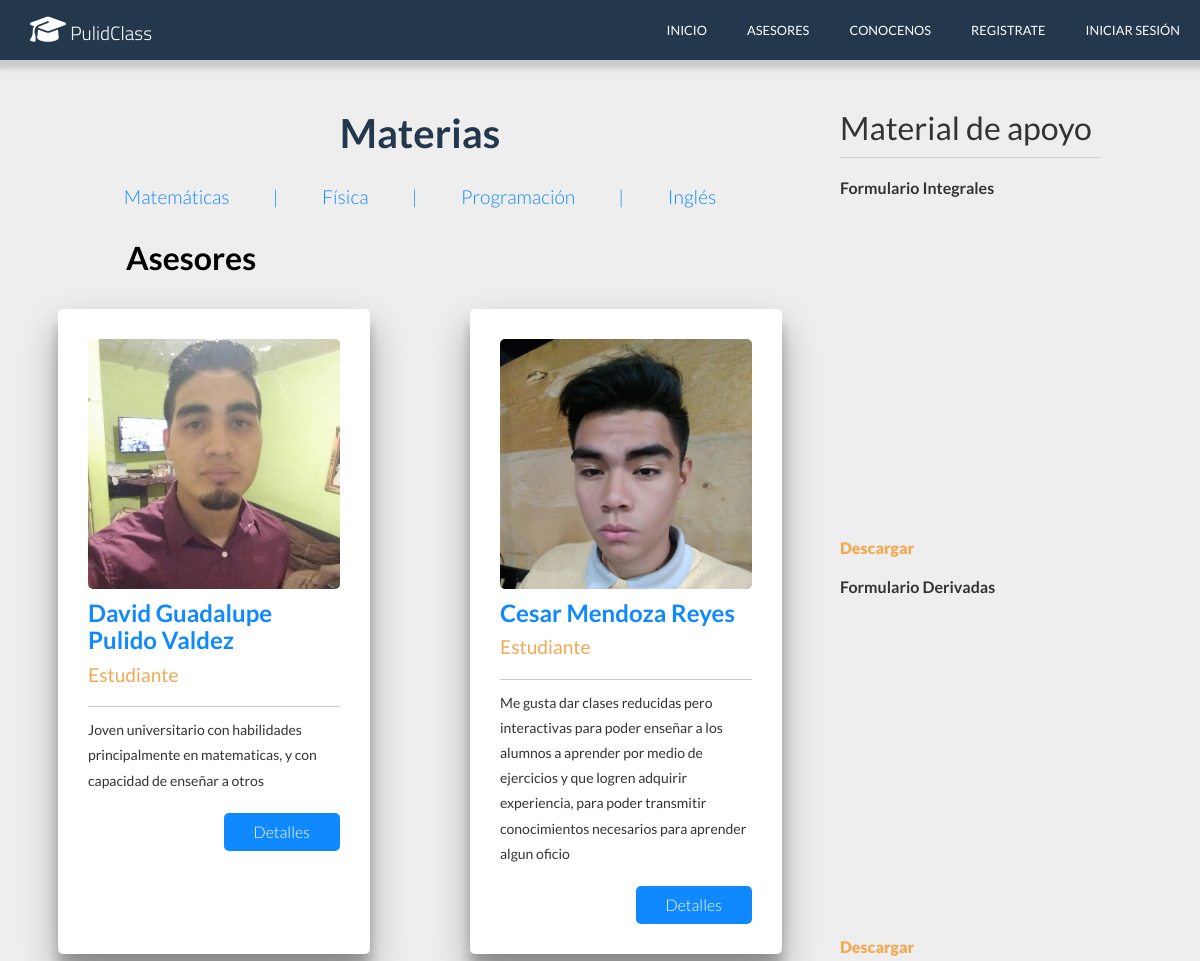
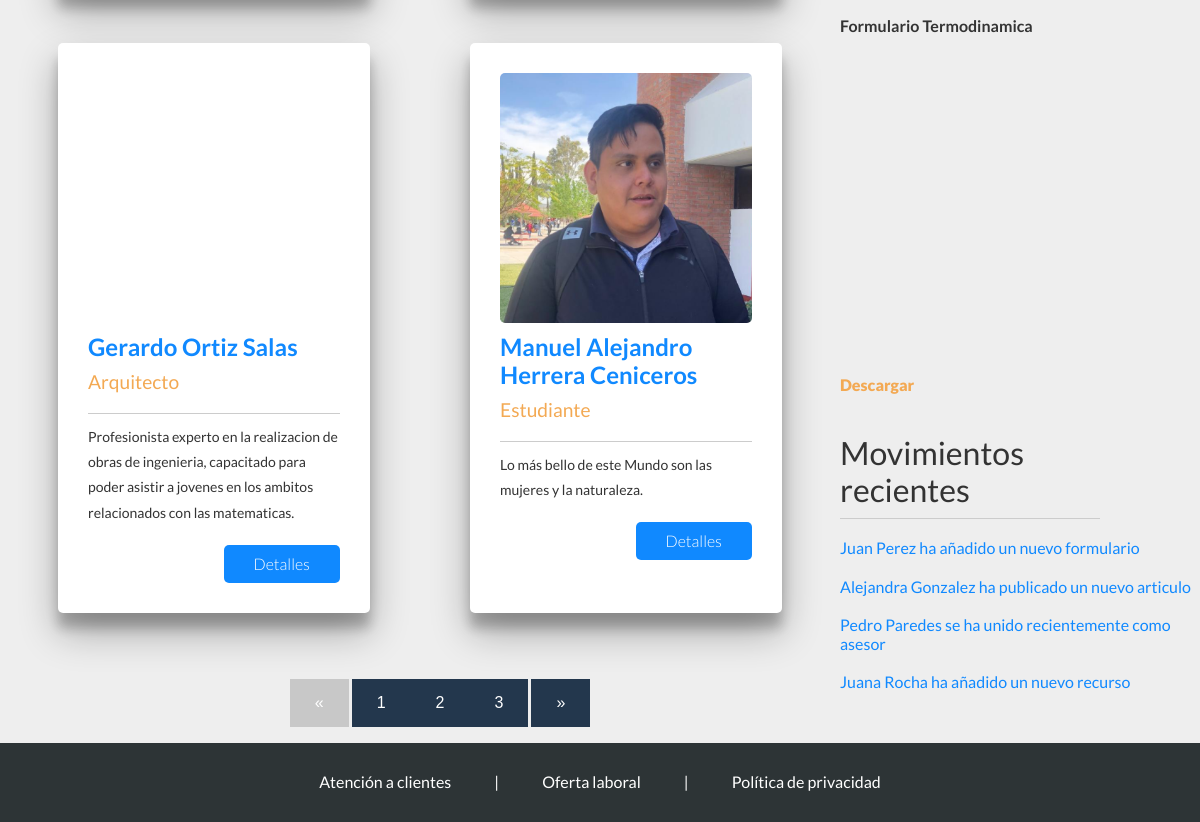
/asesores.php, run on the app's committed database (2 pictures, top to bottom).
### tables this page shows
CREATE TABLE `asesor` (
  `Id_Asesor` int(11) NOT NULL,
  `Nombre_Usuario` varchar(30) NOT NULL,
  `Edad` int(11) DEFAULT NULL,
  `Grado_Estudios` varchar(40) DEFAULT NULL,
  `Nombres` varchar(50) DEFAULT NULL,
  `A_Paterno` varchar(30) DEFAULT NULL,
  `A_Materno` varchar(30) DEFAULT NULL,
  `Ocupacion` varchar(50) DEFAULT NULL,
  `Materia1` varchar(70) DEFAULT NULL,
  `Materia2` varchar(70) DEFAULT NULL,
  `Materia3` varchar(70) DEFAULT NULL,
  `Descripcion` varchar(250) DEFAULT NULL,
  `Correo` varchar(70) DEFAULT NULL,
  `Telefono` varchar(16) DEFAULT NULL,
  `Foto` text DEFAULT NULL
);

### asesores.php (called while the page is built)
<?php session_start();
    require('conexion.php');
    $statement = $conexion->prepare('SELECT * FROM Asesor');
    $statement->execute();
    $asesores=$statement->fetchAll();
    $pagina = isset($_GET['pagina']) ? (int)$_GET['pagina'] : 1;
    $postPorPagina = 4;
    $inicio = ($pagina > 1) ? ($pagina * $postPorPagina - $postPorPagina) : 0 ;
    $asesores_page = $conexion->prepare("SELECT SQL_CALC_FOUND_ROWS * FROM asesor LIMIT $inicio, $postPorPagina");
    $asesores_page->execute();
    $asesores_page= $asesores_page->fetchAll();
    $totalAsesores = $conexion->query('SELECT FOUND_ROWS() as total');
    $totalAsesores = $totalAsesores->fetch()['total'];
    $numeroPaginas = ceil($totalAsesores / $postPorPagina);
    require('views/asesores.view.php');
?>

### views/asesores.view.php (the view, shortened to what this page needs)
<!DOCTYPE html>
<html lang="en">
<head>
    <link rel="stylesheet" href="css/normalize.css">
    <link rel="stylesheet" href="css/asesores/estilos.css">
</head>
<body>
    <header>
        <div class="menu">
            <div class="logo">
                <a href="index.php"><h2 class="page-name"><i class="fas fa-graduation-cap"></i> PulidClass</h2></a>
            </div>
            <nav>
                <a href="index.php">Inicio</a>
                <a href="asesores.php">Asesores</a>
                <a href="conocenos.php">Conocenos</a>
                <?php if(isset($_SESSION['cliente'])): ?>
                    <a href="perfil.php">Perfil</a>
                    <a href="logout.php">Cerrar Sesión</a>
                <?php elseif(isset($_SESSION['admin'])): ?>
                    <a href="admin.php">Perfil</a>
                    <a href="logout.php">Cerrar Sesión</a>
                <?php elseif(isset($_SESSION['asesor'])): ?>
                    <a href="asesor.php">Perfil</a>
                    <a href="logout.php">Cerrar Sesión</a>
                <?php else: ?>
                    <a href="register.php">Registrate</a>
                    <a href="login.php">Iniciar Sesión</a>
                <?php endif; ?>
            </nav>
        </div>
    <main>
        <div class="asesores">
            <div class="filtrado">
                <h3 class="titulo">Materias</h3>
                <a href="#">Matemáticas</a>
                <a href="#" class="separador"> | </a>
                <a href="#">Física</a>
                <a href="#" class="separador"> | </a>
                <a href="#">Programación</a>
                <a href="#" class="separador"> | </a>
                <a href="#">Inglés</a>
            </div>
            <div class="grid">
                <div class="titulo">
                    <h3>Asesores</h3>
                </div>
                <?php
                    foreach($asesores_page as $asesor){
                    $nombre=$asesor['Nombres']." ".$asesor['A_Paterno']." ".$asesor['A_Materno'];
                    $ocupacion=$asesor['Ocupacion'];
                    $descripcion=$asesor['Descripcion'];
                    $foto=$asesor['Foto'];
                ?>
                <div class="asesor">
                    <form enctype="multipart/form-data" action="asesor.php" method="GET">
                        <div class="foto">
                            <img src="<?php echo $foto?>" alt="">
                        </div>
                        <p class="nombre"><?php echo $nombre ?></p>
                        <p class="ocupacion"><?php echo $ocupacion ?></p>
                        <p class="descripcion"><?php echo $descripcion ?></p>
                        <input type="submit" value="Detalles">
                    </form>
                </div>
                <?php
                }
                ?>
            </div>
            <div class="paginacion">
                    <ul>
                        <?php if($pagina == 1): ?>
                            <li class="disabled">&laquo;</li>
                        <?php else: ?>
                            <li><a href="?pagina=<?php echo $pagina - 1 ?>">&laquo;</a></li>
                        <?php endif; ?>
                        <?php
                            for($i = 1; $i <= $numeroPaginas; $i++){
                                if ($pagina === $i) {
                                    echo "<li class='active'><a href='?pagina=$i'>$i</a></li>";
                                } else {
                                    echo "<li><a href='?pagina=$i'>$i</a></li>";
                                }
                            }
                        ?>
                        <?php if($pagina == $numeroPaginas): ?>
                            <li class="disabled">&raquo;</li>
                        <?php else: ?>
                            <li><a href="?pagina=<?php echo $pagina + 1 ?>">&raquo;</a></li>
                        <?php endif; ?>
                    </ul>
            </div>
        </div>
        <div class="recursos">
            <div class="materiales">
                <h3>Material de apoyo</h3>
                <div class="material">
                    <h4 class="titulo">Formulario Integrales</h4>
                    <div class="imagen">
                    </div>
                    <a href="#">Descargar</a>
                </div>
                <div class="material">
                    <h4 class="titulo">Formulario Derivadas</h4>
                    <div class="imagen">
                    </div>
                    <a href="#">Descargar</a>
                </div>
                <div class="material">
                    <h4 class="titulo">Formulario Termodinamica</h4>
                    <div class="imagen">
                    </div>
                    <a href="#">Descargar</a>
                </div>
            </div>
            <div class="movimientos">
                <h3>Movimientos recientes</h3>
                <a href="#">Juan Perez ha añadido un nuevo formulario</a>
                <a href="#">Alejandra Gonzalez ha publicado un nuevo articulo</a>
                <a href="#">Pedro Paredes se ha unido recientemente como asesor</a>
                <a href="">Juana Rocha ha añadido un nuevo recurso</a>
            </div>
        </div>
    </main>
    <footer>
    <div class="info">
            <a href="#">Atención a clientes</a>
            <a href="#" class="separador"> | </a>
            <a href="#">Oferta laboral</a>
            <a href="#" class="separador"> | </a>
            <a href="politicas.php">Política de privacidad</a>
        </div>
    </footer>
</body>
</html>

### css/asesores/estilos.css (style rules this page uses)
header .menu { background: #23374d; color: #fff; display: flex; box-shadow: 3px 3px 5px 6px #ccc; height: 60px; }
header .menu .logo { display: flex; flex-direction: row; flex-wrap: wrap; align-items: center; width: 20%; padding: 10px; }
header .menu .logo a { color: white; text-decoration: none; }
header .menu .logo a h2 { margin: 0 20px; font-family: "Titillium Web", sans-serif; font-size: 1.2em; font-weight: 300; }
header .menu .logo a h2 i { font-size: 1.5em; }
header .menu nav { text-transform: uppercase; width: 80%; display: flex; flex-direction: row; flex-wrap: wrap; align-items: center; justify-content: flex-end; text-align: right; }
header .menu nav a { font-size: 0.8em; margin: 0 20px; text-decoration: none; color: #fff; transition: all 0.3s ease; }
main .asesores { float: left; width: 70%; }
main .asesores .filtrado { text-align: center; }
main .asesores .filtrado .titulo { margin: 0; margin-top: 50px; margin-bottom: 30px; font-size: 2.5em; color: #23374d; }
main .asesores .filtrado a { text-decoration: none; color: #1089ff; font-size: 1.2em; font-weight: 300; margin: 0 20px; }
main .asesores .filtrado .separador { pointer-events: none; cursor: default; }
main .asesores .grid { display: flex; flex-direction: row; flex-wrap: wrap; justify-content: center; }
main .asesores .grid .titulo { width: 100%; margin-left: 15%; }
main .asesores .grid .titulo h3 { font-size: 2em; }
main .asesores .grid .asesor { background: #fff; width: 30%; position: relative; padding: 30px; border-radius: 5px; margin: 0 50px; margin-bottom: 50px; box-shadow: 0 19px 38px rgba(0, 0, 0, 0.3), 0 15px 12px rgba(0, 0, 0, 0.22); }
main .asesores .grid .asesor p { margin: 0; }
main .asesores .grid .asesor .foto { margin: 0 auto; overflow: hidden; border-radius: 5px; height: 250px; }
main .asesores .grid .asesor .foto img { width: 100%; }
main .asesores .grid .asesor .nombre { margin-top: 10px; font-size: 1.5em; font-weight: 700; color: #1089ff; margin-bottom: 10px; }
main .asesores .grid .asesor .ocupacion { font-size: 1.2em; font-weight: 400; color: #f3a953; margin-bottom: 10px; padding-bottom: 20px; border-bottom: 1px solid #ccc; }
main .asesores .grid .asesor .descripcion { font-size: 0.875em; line-height: 1.8em; color: #333; margin-bottom: 20px; }
main .asesores .grid .asesor input[type='submit'] { background: #1089ff; text-decoration: none; padding: 10px 30px; float: right; color: #fff; font-weight: 300; border-radius: 5px; border-style: none; transition: 0.3s all ease; }
main .asesores .paginacion { display: block; text-align: center; }
main .asesores .paginacion ul { list-style: none; }
main .asesores .paginacion ul .disabled { background: #c8c8c8; display: inline-block; font-family: "Oswald", Arial, helvetica, sans-serif; padding: 15px 25px; cursor: not-allowed; color: #fff; text-decoration: none; }
main .asesores .paginacion ul li { line-height: normal; text-decoration: none; display: inline; }
main .asesores .paginacion ul li a { display: inline-block; font-family: "Oswald", Arial, helvetica, sans-serif; padding: 15px 25px; background: #23374d; color: #fff; text-decoration: none; }
main .recursos { margin-top: 50px; float: left; width: 30%; color: #333; }
main .recursos .materiales h3 { font-size: 2em; margin: 0; margin-right: 100px; padding-bottom: 10px; border-bottom: 1px solid #ccc; font-weight: 400; }
main .recursos .materiales .material .titulo { font-size: 1em; }
main .recursos .materiales .material .imagen { width: 50%; height: 300px; overflow: hidden; }
main .recursos .materiales .material a { display: block; margin-top: 20px; text-decoration: none; font-weight: 900; color: #f3a953; }
main .recursos .movimientos { margin-bottom: 50px; }
main .recursos .movimientos h3 { font-size: 2em; margin: 0; margin-right: 100px; padding-bottom: 10px; margin-top: 40px; border-bottom: 1px solid #ccc; font-weight: 400; }
main .recursos .movimientos a { display: block; text-decoration: none; color: #1089ff; margin: 20px 0; }
footer { clear: both; background: #2d3436; }
footer .info { padding: 30px 0; text-align: center; }
footer .info a { text-decoration: none; color: #fff; margin: 0 20px; }
footer .info .separador { pointer-events: none; cursor: default; }
body { background: #eeeeee; font-size: 16px; font-family: "Lato", sans-serif; }

### data on the page
asesor: Foto (picture), nombre "David Guadalupe Pulido Valdez", Ocupacion "Estudiante", Descripcion "Joven universitario con habilidades principalmente en matematicas, y con capacidad de enseñar a otros"
asesor: Foto (picture), nombre "Cesar Mendoza Reyes", Ocupacion "Estudiante", Descripcion "Me gusta dar clases reducidas pero interactivas para poder enseñar a los alumnos a aprender por medio de ejercicios y que logren adquirir experiencia, para poder transmitir conocimientos necesarios para aprender algun oficio"
asesor: nombre "Gerardo Ortiz Salas", Ocupacion "Arquitecto", Descripcion "Profesionista experto en la realizacion de obras de ingenieria, capacitado para poder asistir a jovenes en los ambitos relacionados con las matematicas."
asesor: Foto (picture), nombre "Manuel Alejandro Herrera Ceniceros", Ocupacion "Estudiante", Descripcion "Lo más bello de este Mundo son las mujeres y la naturaleza."
